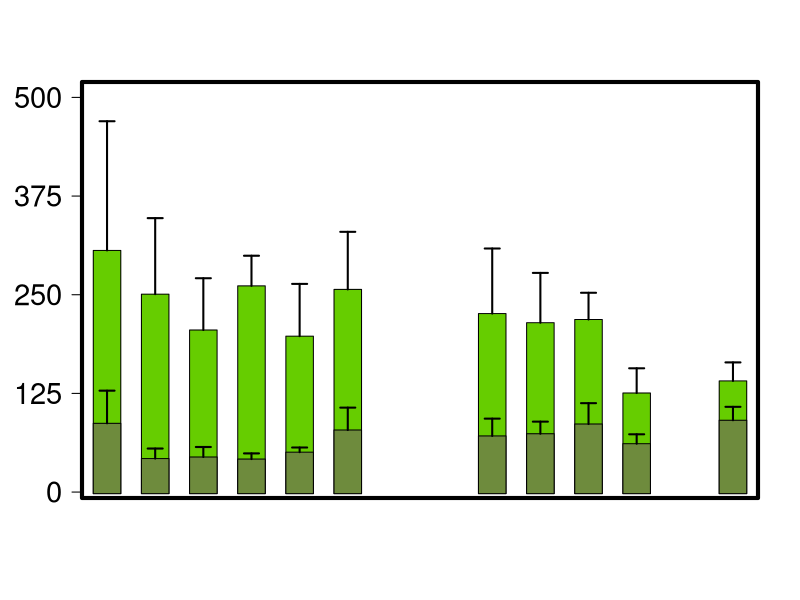

Write the R code that produced this figure.
library(readr)
library(plyr)

alldata <- data.frame(read_csv("2_Incremental/3_Integration/INTEGRATED.csv"))

alldata$DATE<-as.Date(alldata$DATE,"%m/%d/%Y")

# Variable date to factor

datefactor <- factor(alldata[,2])


se <- function(x, ...) sqrt(var(x, ...)/length(x))

ssite<-"GR"

names(alldata)


n1<-20
n2<-52

a<-data.frame(aggregate(as.numeric(alldata[,n1]) ~ DATE+SITE, alldata, mean))
a[,4]<-aggregate(as.numeric(alldata[,n1]) ~ DATE+SITE, alldata, se)[,3]
a <- subset(a, DATE < as.Date(as.character("2021-01-01")))
a <- subset(a, SITE == ssite)
names(a)<-c("DATE","SITE","MEAN","STDER")
a[,5]<--2


a2<-data.frame(aggregate(as.numeric(alldata[,n2])+as.numeric(alldata[,n1]) ~ DATE+SITE, alldata, mean))
a2[,4]<-aggregate(as.numeric(alldata[,n2])+as.numeric(alldata[,n1]) ~ DATE+SITE, alldata, se)[,3]
a2 <- subset(a2, SITE == ssite)
a2 <- subset(a2, DATE < as.Date(as.character("2021-01-01")))
a2[,5]<--2
names(a2)<-c("DATE","SITE","MEAN","STDER")

n=length(a[,2])

j=2

#each 'polygon' is inside a list with xx and yy coordinates

dat1 <- lapply(1:n,function(x){
  res <- list(xx=c(a[x,1]+j, a[x,1]-j, a[x,1]-j, a[x,1]+j),
              yy=c(a[x,5], a[x,5], a[x,3], a[x,3]))
  return(res)
})

dat2 <- lapply(1:n,function(x){
  res <- list(xx=c(a2[x,1]+j, a2[x,1]-j, a2[x,1]-j, a2[x,1]+j),
              yy=c(a2[x,5], a2[x,5], a2[x,3], a2[x,3]))
  return(res)
})




#create empty plot

dev.new(width=10, height=7, noRStudioGD = TRUE)
plot(a[,1], a[,2],
     type='n',
     ylim=c(12,round_any(max(a2$MEAN+a2$STDER, na.rm=T), 100, f = ceiling)),
     xlim= c(min(a$DATE),max(a$DATE)),
     ylab=NA, 
     yaxt = "n",
     cex=1.5,
     xaxt = "n",
     xlab = NA,
     cex.lab=1, cex.axis=1.2, cex.main=1.2, cex.sub=1.2,
)

#title(ylab=Ylabel, line=2, cex.lab=1.2, family="Calibri Light")


yrange<-round_any(max(a2$MEAN+a2$STDER, na.rm=T), 100, f = ceiling)

#axis(side = 2, at = c(0, 25, 50, 75, 100), las=1, font.axis=1, cex.axis=1.75)
axis(side = 2, at = seq(0, yrange, length.out=5), las=1, font.axis=1, cex.axis=1.75)


#add polygons

for (i in 1:n) polygon(unlist(dat2[[i]]$xx),unlist(dat2[[i]]$yy),col="chartreuse3", border="black")
for (i in 1:n) polygon(unlist(dat1[[i]]$xx),unlist(dat1[[i]]$yy),col=colors()[89],border="black")


box(lwd=4)

arrows(a[,1], a[,3], a[,1], a[,3]+a[,4], length=0.075, angle=90, code=2, lwd=2,col="black")

arrows(a2[,1], a2[,3], a2[,1], a2[,3]+a2[,4], length=0.075, angle=90, code=2, lwd=2,col="black")

axis.Date(1, at=seq(as.Date("2021-06-20"), as.Date("2021-10-30"), "1 week"), las=1, font.axis=2, cex.axis=1.5, format="%d-%b")

